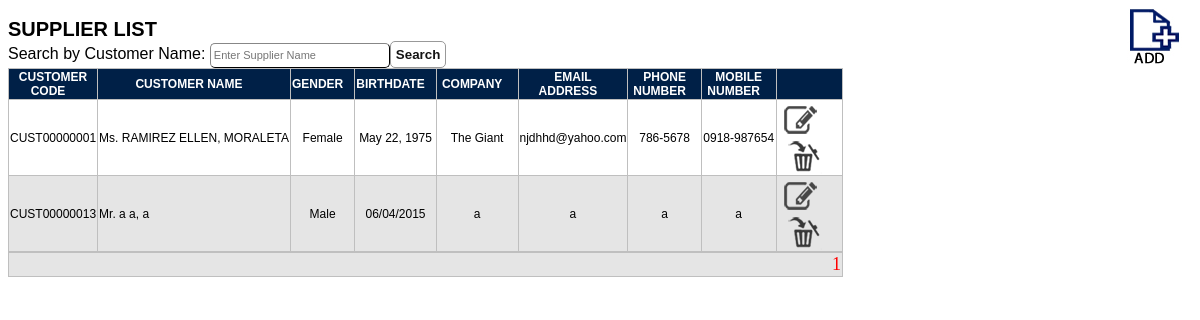
Before: /supplier_list.php (signed in) with the older database file.
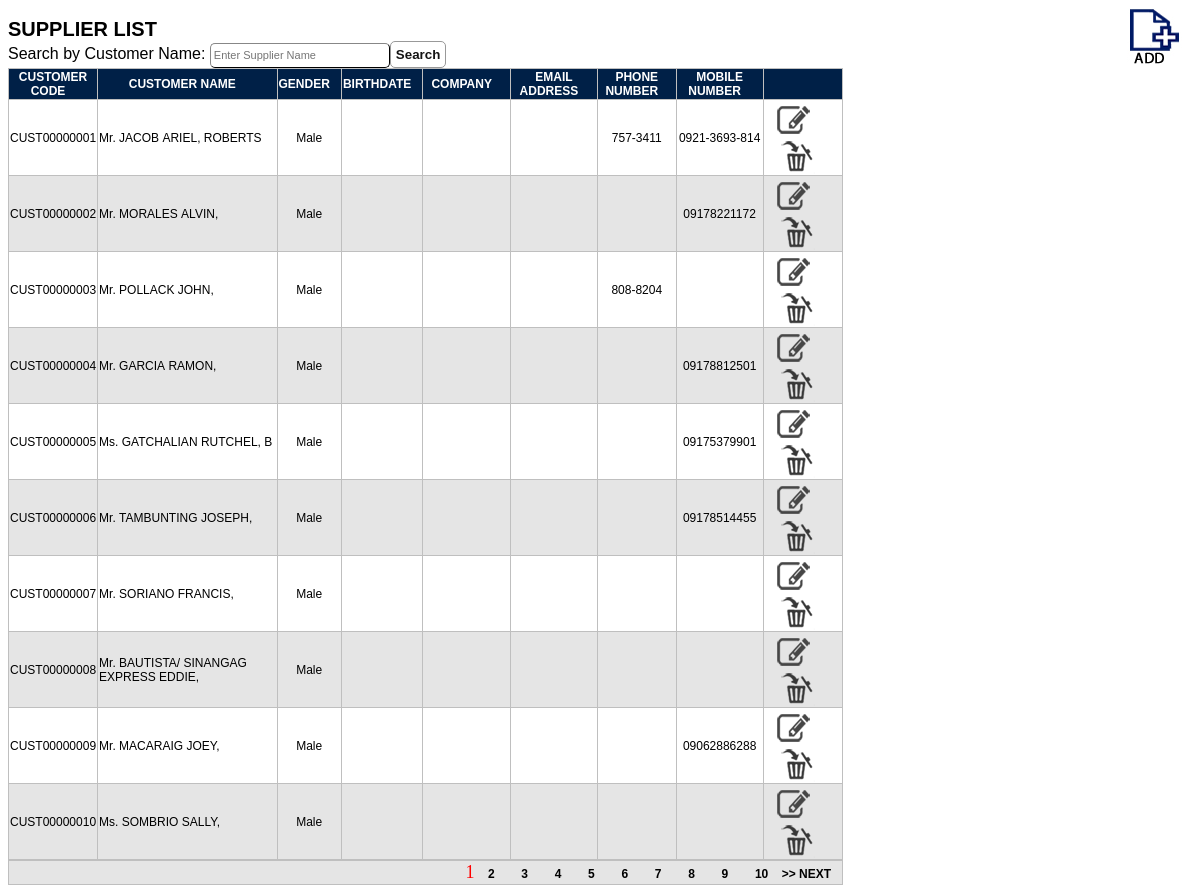
After: the same page with the newer database file.
### tables this page shows
CREATE TABLE `tbl_customer` (
  `cust_id` varchar(20) NOT NULL,
  `salutation` varchar(60) NOT NULL,
  `lastname` varchar(60) NOT NULL,
  `firstname` varchar(60) NOT NULL,
  `middlename` varchar(60) NOT NULL,
  `address` varchar(200) NOT NULL,
  `city` varchar(60) NOT NULL,
  `province` varchar(60) NOT NULL,
  `zipcode` bigint(10) NOT NULL,
  `birthday` varchar(30) NOT NULL,
  `gender` varchar(60) NOT NULL,
  `tin` varchar(20) NOT NULL,
  `company` varchar(100) NOT NULL,
  `source` varchar(60) NOT NULL,
  `email` varchar(60) NOT NULL,
  `landline` varchar(20) NOT NULL,
  `fax` varchar(20) NOT NULL,
  `mobile` varchar(20) NOT NULL,
  `cust_created` datetime NOT NULL,
  PRIMARY KEY (`cust_id`),
  UNIQUE KEY `cust_id` (`cust_id`)
);

### supplier_list.php (the view, shortened to what this page needs)
<?php
	require_once("conf/db_connection.php");
?>
<html>
<head>
<title</title>
<link rel="stylesheet" type="text/css" href="style/table.css" />
</head>
<body>
<div class="button"><a href="customer_add.php"><img src="images/add.jpg" /></a></div>
<div class="title">SUPPLIER LIST</div>
Search by Customer Name: <input type="text" name="txtsearchcust" id="txtsearchcust" name="search" placeholder="Enter Supplier Name" /><input type="button" value="Search" onClick="SearchCustomer();" />
<?Php
$page_name="customer_list.php";
@$column_name=$_GET['customer_list'];
@$start=$_GET['start'];
$eu = ($start - 0);
$limit = 10;
$this1 = $eu + $limit;
$next = $eu + $limit;
$query2=" SELECT * FROM tbl_customer  ";
$count=$dbo->prepare($query2);
$count->execute();
$nume=$count->rowCount();
echo "<span id='divSearchCustomer'><TABLE><tr>";
echo "<th width='60px'><a href='$page_name?column_name=customer_id'>Customer Code</a></th>";
echo "<th width='180px'><a href='$page_name?column_name=name'>Customer Name</a></th>";
echo "<th width='35px'><a href='$page_name?column_name=gender'>Gender</a></th>";
echo "<th width='70px'><a href='$page_name?column_name=birthday'>Birthdate</a></th>";
echo "<th width='100px'><a href='$page_name?column_name=company'>Company</a></th>";
echo "<th width='100px'><a href='$page_name?column_name=email'>Email Address</a></th>";
echo "<th width='90px'><a href='$page_name?column_name=phone'>Phone Number</a></th>";
echo "<th width='95px'><a href='$page_name?column_name=mobile'>Mobile Number</a></th>";
echo "<th><a href='$page_name?column_name=button'></th>";
$query=" SELECT * FROM tbl_customer  ";
$query = $query. " limit $eu, $limit ";
foreach ($dbo->query($query) as $row) {
echo "<tr >";
echo "<td><center>$row[cust_id]</td>";
echo "<td>$row[salutation]&nbsp$row[lastname]&nbsp$row[firstname],&nbsp$row[middlename] </td>";
echo "<td><center>$row[gender]</center></td>";
echo "<td><center>$row[birthday]</center></td>";
echo "<td><center>$row[company]</center></td>";
echo "<td><center>$row[email]</center></td>";
echo "<td><center>$row[landline]</center></td>";
echo "<td><center>$row[mobile]</center></td>";
echo "<td width='110px'><center>
			<a href='customer_edit.php?custid=".$row['cust_id']."'><img src='images/edit.png' /></a> &nbsp;&nbsp;
			<a href='customer_delete.php?custid=".$row['cust_id']."'><img src='images/delete.png' /></a>
	</center></td>";
echo "</tr>";
}
echo "</table></span>";
echo "<table><tr><td align='right'>";
$l=1;
for($i=0;$i < $nume;$i=$i+$limit){
if($i <> $eu){
echo "&nbsp;&nbsp;&nbsp; <a href='$page_name?start=$i&column_name=$column_name'>$l</a> ";
}
else { echo "<font face='Verdana' size='4' color=red>$l</font>";}
$l=$l+1;
}
if($this1 < $nume) {
print "<a href='$page_name?start=$next&column_name=$column_name'>>> NEXT</a>";}
echo "</td></tr></table>";
?>
</body>
</html>

Changed rows visible on the page:
no longer on this page (row edited): tbl_customer: cust_id "CUST00000013", salutation "Mr.", lastname "a", firstname "a", middlename "a", gender "Male", birthday "06/04/2015", company "a", email "a", landline "a", mobile "a"
changed tbl_customer "CUST00000001": salutation "Ms." → "Mr."; lastname "RAMIREZ" → "JACOB"; firstname "ELLEN" → "ARIEL"; middlename "MORALETA" → "ROBERTS"; gender "Female" → "Male"; landline "786-5678" → "757-3411"; mobile "0918-987654" → "0921-3693-814"; birthday "May 22, 1975" → (not shown); company "The Giant" → (not shown); email "njdhhd@yahoo.com" → (not shown)
added tbl_customer: cust_id "CUST00000002", salutation "Mr.", lastname "MORALES", firstname "ALVIN", gender "Male", mobile "09178221172"
added tbl_customer: cust_id "CUST00000003", salutation "Mr.", lastname "POLLACK", firstname "JOHN", gender "Male", landline "808-8204"
added tbl_customer: cust_id "CUST00000004", salutation "Mr.", lastname "GARCIA", firstname "RAMON", gender "Male", mobile "09178812501"
added tbl_customer: cust_id "CUST00000005", salutation "Ms.", lastname "GATCHALIAN", firstname "RUTCHEL", middlename "B", gender "Male", mobile "09175379901"
added tbl_customer: cust_id "CUST00000006", salutation "Mr.", lastname "TAMBUNTING", firstname "JOSEPH", gender "Male", mobile "09178514455"
added tbl_customer: cust_id "CUST00000007", salutation "Mr.", lastname "SORIANO", firstname "FRANCIS", gender "Male"
added tbl_customer: cust_id "CUST00000008", salutation "Mr.", lastname "BAUTISTA/ SINANGAG EXPRESS", firstname "EDDIE", gender "Male"
added tbl_customer: cust_id "CUST00000009", salutation "Mr.", lastname "MACARAIG", firstname "JOEY", gender "Male", mobile "09062886288"
added tbl_customer: cust_id "CUST00000010", salutation "Ms.", lastname "SOMBRIO", firstname "SALLY", gender "Male"
Other visible differences:
new list line: "2"
new list line: "3"
new list line: "4"
new list line: "5"
new list line: "6"
new list line: "7"
new list line: "8"
new list line: "9"
new list line: "10"
text now shown: ">> NEXT"
